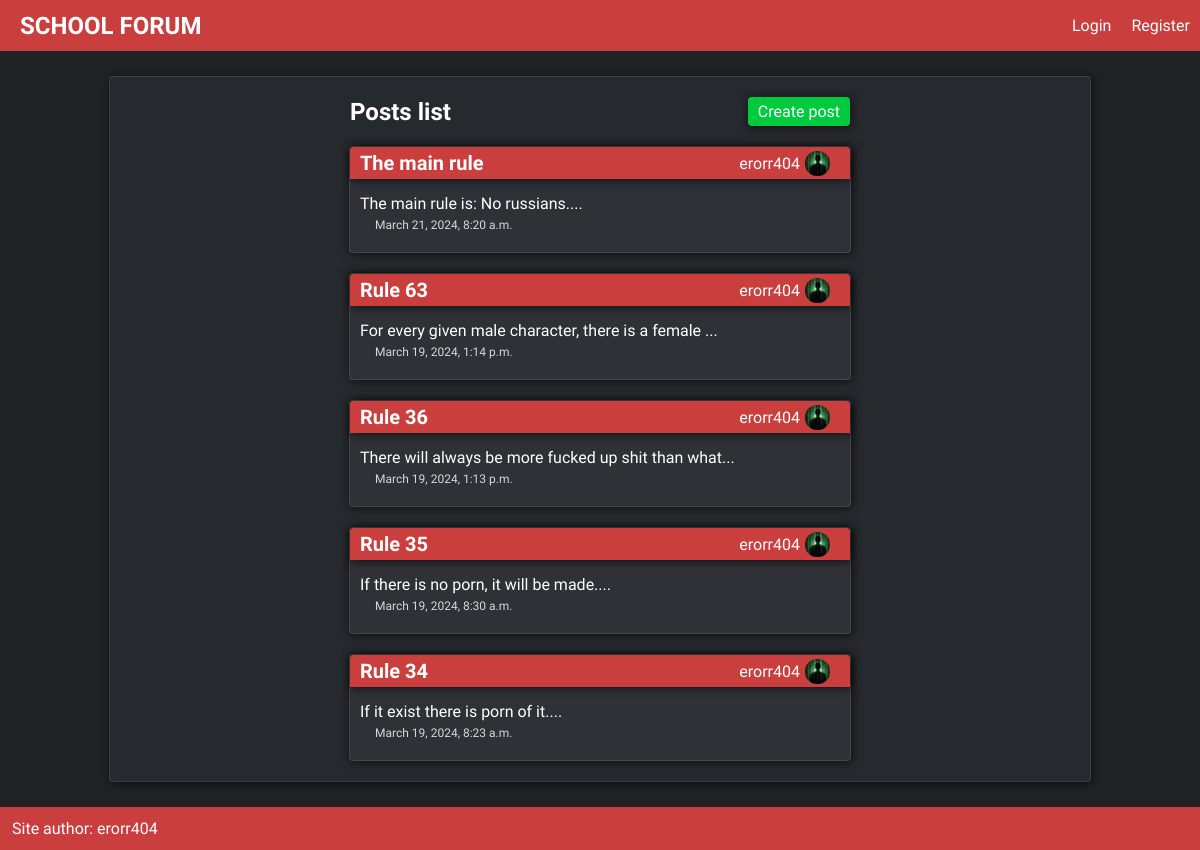
The app's page /rules with its own data.
### posts/models.py (models this page shows, shortened)
class Post(models.Model):
    title = models.CharField(max_length=50)
    slug = models.SlugField()
    body = models.TextField()
    date = models.DateTimeField(auto_now_add=True)
    category = models.ForeignKey(Category, models.CASCADE, default=None)
    author = models.ForeignKey(User, models.CASCADE, default=None)
    def snippet(self):
        return self.body[:50] + '...'

### accounts/models.py (models this page shows, shortened)
class Profile(models.Model):
    user = models.OneToOneField(User, models.CASCADE)
    image = models.ImageField(upload_to='profile_pics/', default='default.jpg')
    biography = models.TextField(default='')

### posts/views.py (the view)
# urls.py: path('<slug:category>', views.post_list_view, name='posts_list'),
def post_list_view(request, category):
    posts = Post.objects.filter(Q(category__slug=category)).order_by('date')[::-1]
    user_profiles = []
    for post in posts:
        post_user_profile = Profile.objects.get(user=post.author)
        user_profiles.append(post_user_profile)
    zipped_list = zip(posts, user_profiles)
    return render(request, 'posts_list.html', {'posts':posts, 'category':category, 'profiles':user_profiles, 'zipped_list':zipped_list})

### posts/templates/posts_list.html (shortened to what this page needs)
{% extends 'base_layout.html' %}
{% block content %}
    <div class="main-content shadow light-border">
        <div class="page-title-header posts">
            <h2>Posts list</h2>
            <a href="{% url 'posts:create' category=category %}" class="create-post shadow">Create post</a>
        </div>
        <div class="posts">
            {% for post, profile in zipped_list %}
                <div class="post shadow light-border">
                    <a href="{% url 'posts:show' category=category post=post.slug %}">
                        <div class="title shadow">
                            <h2 class="post-title">{{ post.title }}</h2>
                            <div class="post-user">
                                <a href="{% url 'accounts:user_profile' username=post.author.username %}" class="user-profile-link">
                                    <p class="post-author">{{ post.author }}</p>
                                    <img class="profile-image" src=" {{ profile.image.url }}" alt="profile image">
                                </a>
                            </div>
                        </div>
                        <div class="post-content">
                            <a href="{% url 'posts:show' category=category post=post.slug %}">
                                <p class="post-snippet">{{ post.snippet }}</p>
                                <p class="post-date">{{ post.date }}</p>
                            </a>
                        </div>
                    </a>
                </div>
            {% endfor %}
        </div>
    </div>
{% endblock content %}

### static/styles.css (style rules this page uses)
:root { --color1: #202225; --color2: #26292D; --color3: #2E3135; --text-hover: #d8d8d8; --text-color: #ffff; --color-important: #ca3e3e; --color-reject: #FF3F3F; --color-accept: #00CB3F; --border-color: #e7e7e71e; --border-light-width: 1px; --default-border-radius: 4px; }
html { min-height: 100vh; }
body { font-family: "Fira Sans Extra Condensed", sans-serif; font-weight: 400; font-style: normal; color: var(--text-color); background-color: var(--color1); margin: 0px; min-height: 100vh; display: flex; flex-direction: column; }
h1, h2, h3, h4, h5, h6 { margin: 0; }
a { text-decoration: none; color: inherit; }
.shadow { box-shadow: 1px 1px 10px 0px #000000af; }
.light-border { border: var(--border-light-width) solid; border-color: var(--border-color); }
.main-content { background-color: var(--color2); margin: 25px 10px; width: 80vw; min-width: 400px; border-radius: var(--default-border-radius); padding: 10px; }
.page-title-header { text-align: center; margin: 10px 0; }
.main-content { display: flex; flex-direction: column; align-items: center; }
.page-title-header.posts { text-align: center; margin: 10px 20px; display: flex; flex-direction: row; justify-content: space-between; width: 500px; }
.page-title-header.posts h2 { display: block; }
.create-post { background-color: var(--color-accept); padding: 5px 10px; border-radius: var(--default-border-radius); }
.posts { display: flex; flex-direction: column; align-items: center; }
.post { background-color: var(--color3); margin: 10px 20px; border-radius: var(--default-border-radius); padding: 0 0 5px 0; max-width: 750px; min-width: 500px; }
.post .user-profile-link { display: flex; flex-direction: row; align-items: center; height: 30px; padding: 0 10px; }
.post .profile-image { width: 25px; border-radius: 12px; margin-left: 5px; }
.post .title { display: flex; flex-direction: row; justify-content: space-between; align-items: center; background-color: var(--color-important); border-radius: var(--default-border-radius) var(--default-border-radius) 0 0; padding: 10px; height: 12px; }
.post .post-content { padding: 10px; }
.post .post-title { font-size: 20px; border-radius: var(--default-border-radius) var(--default-border-radius) 0 0; }
.post .post-snippet { margin: 5px 0; }
.post-date { margin: 5px 0; font-size: 12px; color: var(--text-hover); }
.post-date { margin-left: 15px; }

### records on screen
Post: title "The main rule", author "erorr404", image (picture), snippet "The main rule is: No russians....", date "March 21, 2024, 8:20 a.m."
Post: title "Rule 63", author "erorr404", image (picture), snippet "For every given male character, there is a female ...", date "March 19, 2024, 1:14 p.m."
Post: title "Rule 36", author "erorr404", image (picture), snippet "There will always be more fucked up shit than what...", date "March 19, 2024, 1:13 p.m."
Post: title "Rule 35", author "erorr404", image (picture), snippet "If there is no porn, it will be made....", date "March 19, 2024, 8:30 a.m."
Post: title "Rule 34", author "erorr404", image (picture), snippet "If it exist there is porn of it....", date "March 19, 2024, 8:23 a.m."
